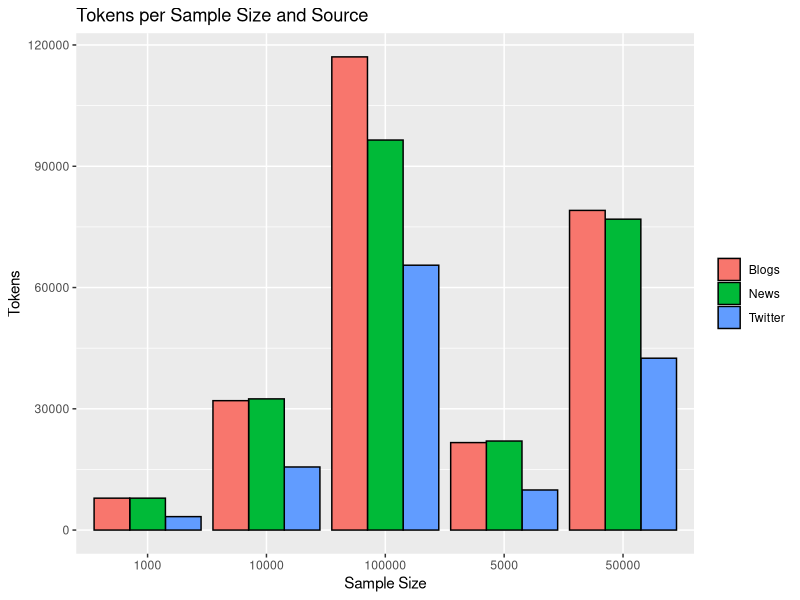

The R source for this figure:
## ---- chunk 1
library(ggplot2)
myCorpusData <- data.frame(source=character(0), lineCount=integer(0), nGram= character(0), count= integer(0))
newrow1000 = cbind("Twitter", 1000, "Unigram", 3326)
newrow5000 = cbind("Twitter", 5000, "Unigram", 9917)
newrow10000 = cbind("Twitter", 10000, "Unigram", 15607)
newrow50000 = cbind("Twitter", 50000, "Unigram", 42514)
newrow100000 = cbind("Twitter", "100000", "Unigram", 65520)
myCorpusData <- rbind(myCorpusData,newrow1000,newrow5000,newrow10000,newrow50000,newrow100000)

newrow1000 = cbind("News", 1000, "Unigram", 7897)
newrow5000 = cbind("News", 5000, "Unigram", 22026)
newrow10000 = cbind("News", 10000, "Unigram", 32454)
newrow50000 = cbind("News", 50000, "Unigram", 76906)
newrow100000 = cbind("News", "100000", "Unigram", 96481)
myCorpusData <- rbind(myCorpusData,newrow1000,newrow5000,newrow10000,newrow50000,newrow100000)

newrow1000 = cbind("Blogs", 1000, "Unigram", 7895)
newrow5000 = cbind("Blogs", 5000, "Unigram", 21641)
newrow10000 = cbind("Blogs", 10000, "Unigram", 32012)
newrow50000 = cbind("Blogs", 50000, "Unigram", 79076)
newrow100000 = cbind("Blogs", "100000", "Unigram", 117053)
myCorpusData <- rbind(myCorpusData,newrow1000,newrow5000,newrow10000,newrow50000,newrow100000)

myCorpusData$V4 <- as.numeric(as.character(myCorpusData$V4))


ggplot(data=myCorpusData, aes(x=V2, y=V4, fill=V1)) +
    geom_bar(colour="black", stat="identity", position=position_dodge()) +
   # guides(fill=FALSE) +
    xlab("Sample Size") + ylab("Tokens") +
    ggtitle("Tokens per Sample Size and Source") +
    scale_shape_discrete(name="Experimental") +
    guides(fill=guide_legend(title=NULL))

